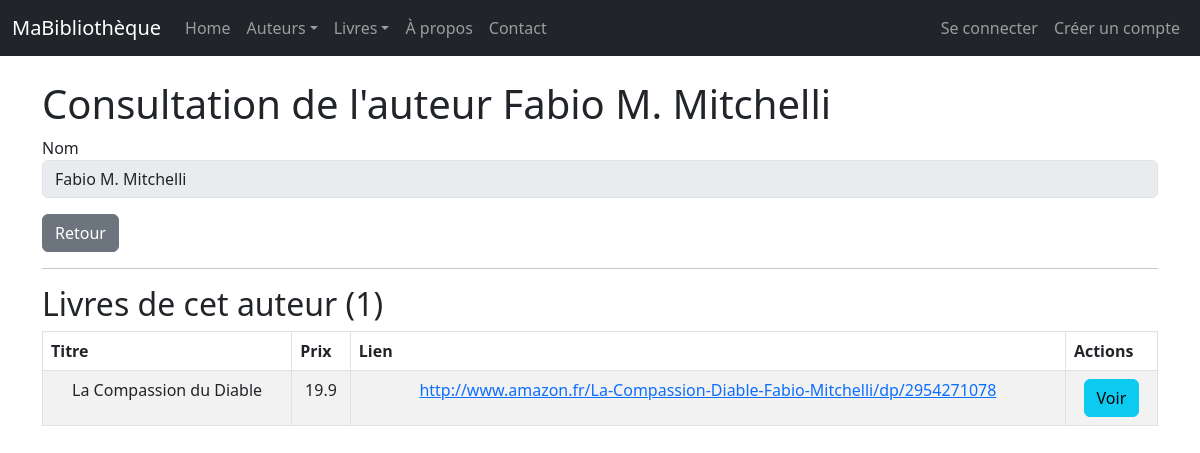
/auteurs/1/view/, run on an earlier commit of the app's database.
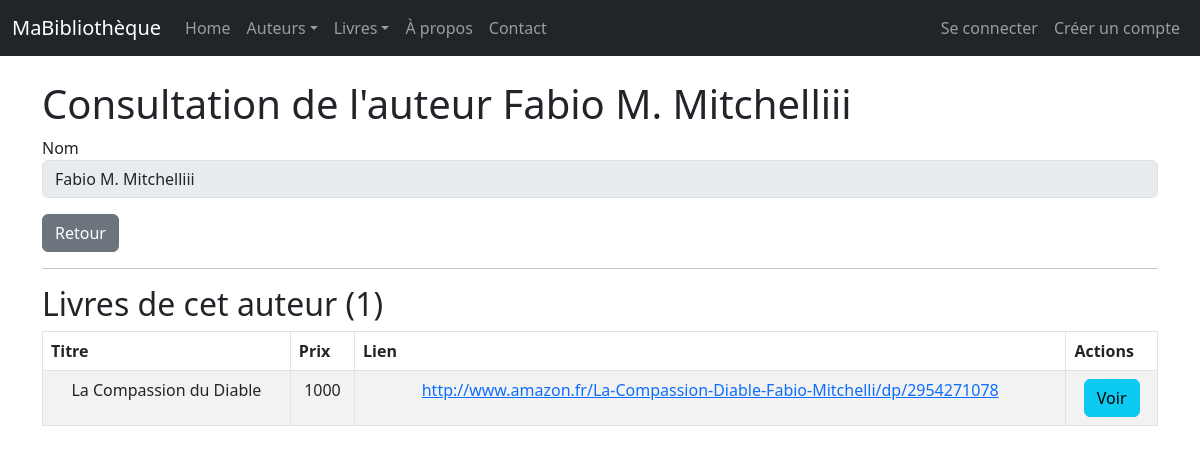
And on a later commit of the database.
### monApp/models.py (models this page shows, shortened)
class Auteur(db.Model):
    idA = db.Column( db.Integer, primary_key=True )
    Nom = db.Column(db.String(100), unique=True)

class Livre(db.Model):
    idL = db.Column( db.Integer, primary_key = True)
    Prix = db.Column( db.Integer)
    Titre = db.Column( db.String(255))
    Url = db.Column( db.String(255))
    Img = db.Column( db.String(255))
    auteur_id = db.Column (db.Integer , db.ForeignKey ("auteur.idA") )
    auteur = db.relationship ("Auteur", backref =db.backref ("livres", lazy="dynamic") )

### monApp/views.py (the view)
@app.route('/auteurs/<idA>/view/')
def viewAuteur(idA):
    unAuteur = Auteur.query.get_or_404(idA)
    unForm = FormAuteur(obj=unAuteur)
    return render_template("auteur_view.html",selectedAuteur=unAuteur, viewForm=unForm)

### monApp/forms.py
class FormAuteur(FlaskForm):
    idA=HiddenField('idA')
    Nom = StringField ('Nom', validators =[DataRequired()])

### monApp/templates/auteur_view.html (shortened to what this page needs)
{% extends "base.html" %}
{% block main %}
<h1 >Consultation de l'auteur {{ selectedAuteur.Nom }}</h1>
<form role="form" method="POST" action="">
    <div class="form-group mb-3">
        {{ viewForm.Nom.label }}
        {{ viewForm.Nom(size=50, disabled=True, class_="form-control") }}
    </div>
    <a href="{{ url_for('getAuteurs') }}" class="btn btn-secondary">Retour</a>
</form >
<hr>
<h2>Livres de cet auteur ({{ selectedAuteur.livres.count() }})</h2>
{% if selectedAuteur.livres.count() > 0 %}
    <table class="table table-striped table-bordered table-hover">
        <thead>
            <tr>
                <th>Titre</th>
                <th>Prix</th>
                <th>Lien</th>
                <th>Actions</th>
            </tr>
        </thead>
        <tbody>
        {% for livre in selectedAuteur.livres %}
            <tr>
                <td>{{livre.Titre}}</td>
                <td>{{livre.Prix}}</td>
                <td><a href="{{livre.Url}}" target="_blank">{{livre.Url}}</a></td>
                <td><a href="{{ url_for('viewLivre', idL=livre.idL) }}" class="btn btn-info">Voir</a></td>
            </tr>
        {% endfor %}
        </tbody>
    </table>
{% else %}
    <p>Cet auteur n'a aucun livre dans notre base de données.</p>
{% endif %}
{% endblock %}

What changed in the data, as far as the page shows it:
changed Auteur: Nom "Fabio M. Mitchelli" → "Fabio M. Mitchelliii"
changed Livre "La Compassion du Diable": Prix "19.9" → "1000"
